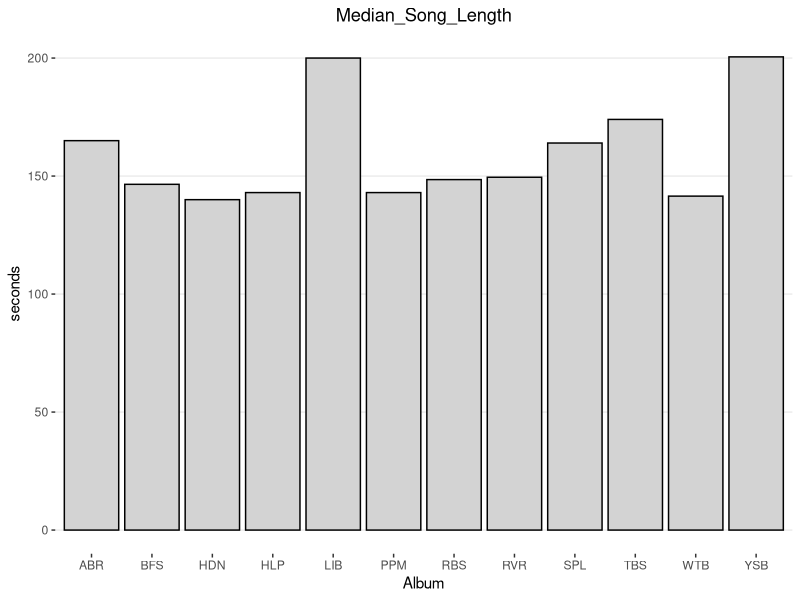
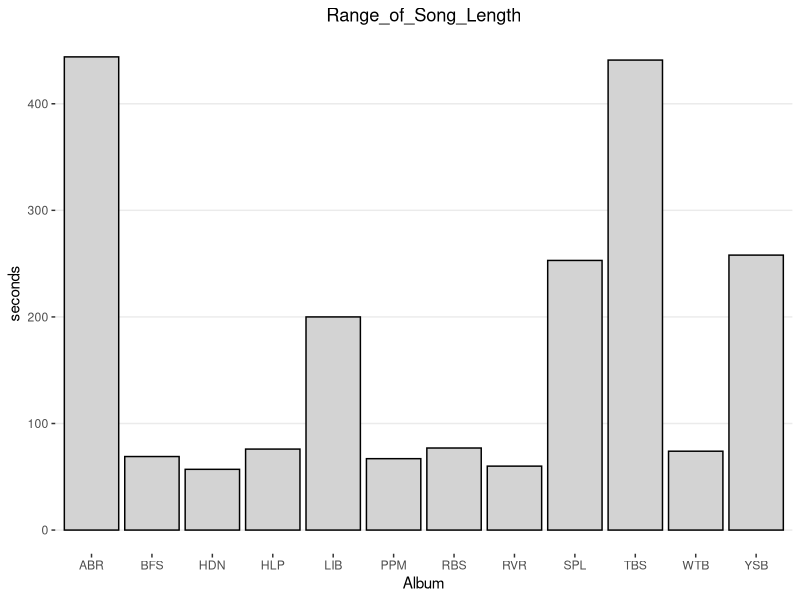
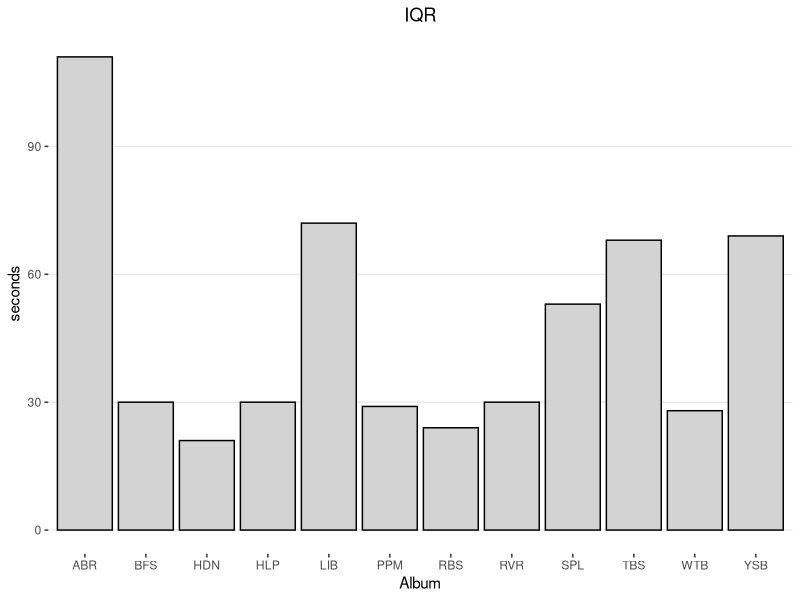
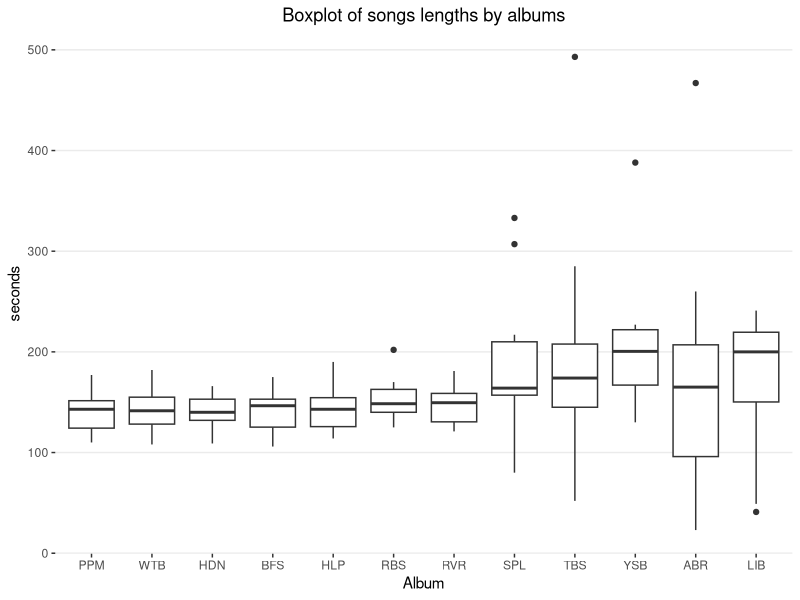
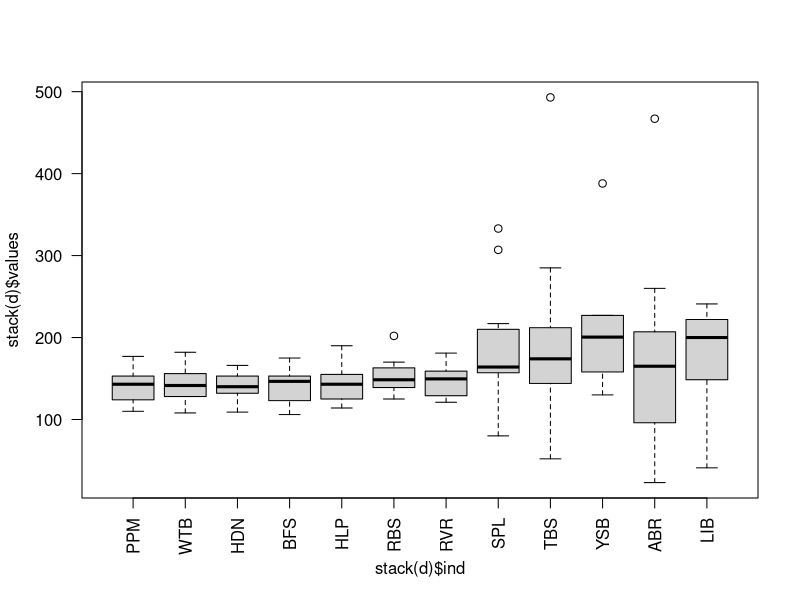
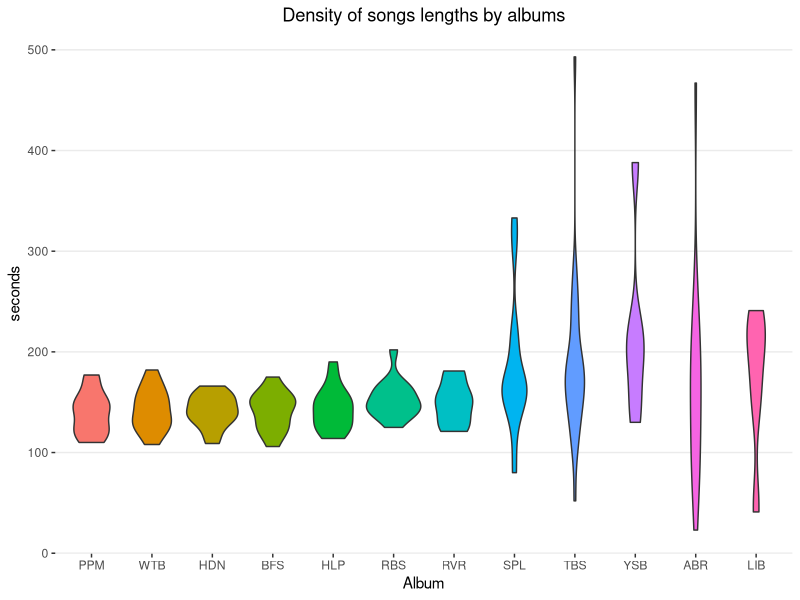
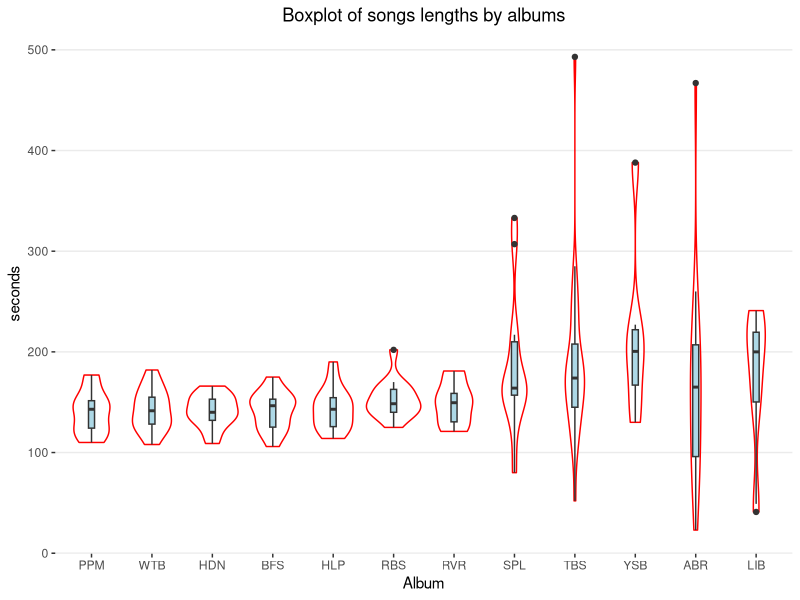

The R source for these figures, in order:
## ---- chunk 1
knitr::opts_chunk$set(echo = TRUE)
library(ggplot2)
## ---- chunk 2
d <- read.csv('Beatles.csv')
d
## ---- chunk 3
plotBarChart <- function(d, 
                         title = rownames(d)[1], 
                         yLab = 'seconds', 
                         xLab = 'Album'){
  title <- title
  rownames(d) <- 'value'
  d <- data.frame(t(d))
  ggplot(d, aes(x = rownames(d), y = value)) + 
    theme_bw() + 
    theme(panel.grid.major.x = element_blank(), 
          panel.grid.minor = element_blank(), 
          plot.title = element_text(hjust = 0.5), 
          panel.border = element_blank()) +
    labs(title = title) +
    xlab(xLab) +
    ylab(yLab) +
    geom_col(fill='lightgrey', color='black')
}
## ---- chunk 4
medians <- data.frame(t(apply(d, 2, median, na.rm = TRUE)))
rownames(medians) <- 'Median_Song_Length'
medians
## ---- chunk 5
plotBarChart(medians)
## ---- chunk 6
ranges <- data.frame(t(apply(d, 2, 
                           function(x) 
                             range(x, na.rm = TRUE)[2] - 
                             range(x, na.rm = TRUE)[1])))
rownames(ranges) <- 'Range_of_Song_Length'
ranges
## ---- chunk 7
plotBarChart(ranges)
## ---- chunk 8
builtQuartiles <- data.frame(apply(d, 2, quantile, na.rm = TRUE))
builtQuartiles
## ---- chunk 9
getQuartiles <- function(d){
  d <- d[!is.na(d)]
  c(d[ceiling(length(d) / 4)],
       d[ceiling(length(d) / 2)],
       d[ceiling(length(d) * 3 / 4)]
       )
}

quartiles <- data.frame(apply(d, 2, getQuartiles))
rownames(quartiles) <- c('Q1', 'Q2', 'Q3')
quartiles
## ---- chunk 10
getQuartilesGroups <- function(d){
  d <- d[!is.na(d)]
  res <- data.frame(
      d[1 : ceiling(length(d) / 4)],
      d[(floor(length(d) / 4) + 1) : ceiling(length(d) / 2)],
      d[(floor(length(d) / 2) + 1) : ceiling(length(d) * 3 / 4)]
    )
  colnames(res) <- c('Q1', 'Q2', 'Q3')
  res
}

for(col in colnames(d)){
  cat(col, '\n')
  print(getQuartilesGroups(d[, col]))
  cat('=====================\n')
}

## ---- chunk 11
IQR <- quartiles['Q3',] - quartiles['Q1',]
rownames(IQR) <- 'IQR'
IQR
## ---- chunk 12
plotBarChart(IQR)
## ---- chunk 13
limits <- rbind(quartiles['Q1',] - 1.5 * IQR, quartiles['Q3',] + 1.5 * IQR)
rownames(limits) <- c('Lower_Limit', 'Upper_Limit')
limits
## ---- chunk 14

outliers <- data.frame(mapply(function(x, l) x < l, d, limits['Lower_Limit',])) | 
  data.frame(mapply(function(x, l) x > l, d, limits['Upper_Limit',]))
## ---- chunk 15
outliersValues <- d[outliers]
outliersValues <- outliersValues[!is.na(outliersValues)]
outliersByAlbum <- list()
for(value in outliersValues){
  outliersByAlbum[[colnames(d)[apply(d, 2, function(x) value %in% x)]]] <- c(outliersByAlbum[[colnames(d)[apply(d, 2, function(x) value %in% x)]]], value) 
}

for (album in attributes(outliersByAlbum)$names){
  cat('Album', album, 'contains next potential outliers:', paste0(paste0(outliersByAlbum[[album]], collapse = ', '), '.\n'))
}

## ---- chunk 16
colnames(d)[which(apply(outliers, 2, any))]
## ---- chunk 17
ggplot(stack(d), aes(x = ind, y = values)) +
  theme_bw() + 
  theme(panel.grid.major.x = element_blank(), 
        panel.grid.minor = element_blank(), 
        plot.title = element_text(hjust = 0.5), 
        panel.border = element_blank()) +
  labs(title = 'Boxplot of songs lengths by albums') +
  xlab('Album') +
  ylab('seconds') +
  geom_boxplot()
## ---- chunk 18
boxplot(stack(d)$values ~ stack(d)$ind, las=2)

for (col in colnames(d)){
  outs <- boxplot.stats(d[, col], coef = 1.5)$out
  if (length(outs > 0)){
    print(outs)  
  }
}
## ---- chunk 19
ggplot(stack(d), aes(x = ind, y = values, fill = ind)) +  
  theme_bw() + 
  theme(panel.grid.major.x = element_blank(), 
        panel.grid.minor = element_blank(), 
        plot.title = element_text(hjust = 0.5), 
        panel.border = element_blank(), 
        legend.position = "none") +
  labs(title = 'Density of songs lengths by albums') +
  xlab('Album') +
  ylab('seconds') +
  geom_violin()
## ---- chunk 20
ggplot(stack(d), aes(x = ind, y = values)) + 
  theme_bw() + 
  theme(panel.grid.major.x = element_blank(), 
        panel.grid.minor = element_blank(), 
        plot.title = element_text(hjust = 0.5), 
        panel.border = element_blank()) +
  labs(title = 'Boxplot of songs lengths by albums') +
  xlab('Album') +
  ylab('seconds') +
  geom_violin(color = 'red') +
  geom_boxplot(width = 0.1, fill = 'lightblue')
